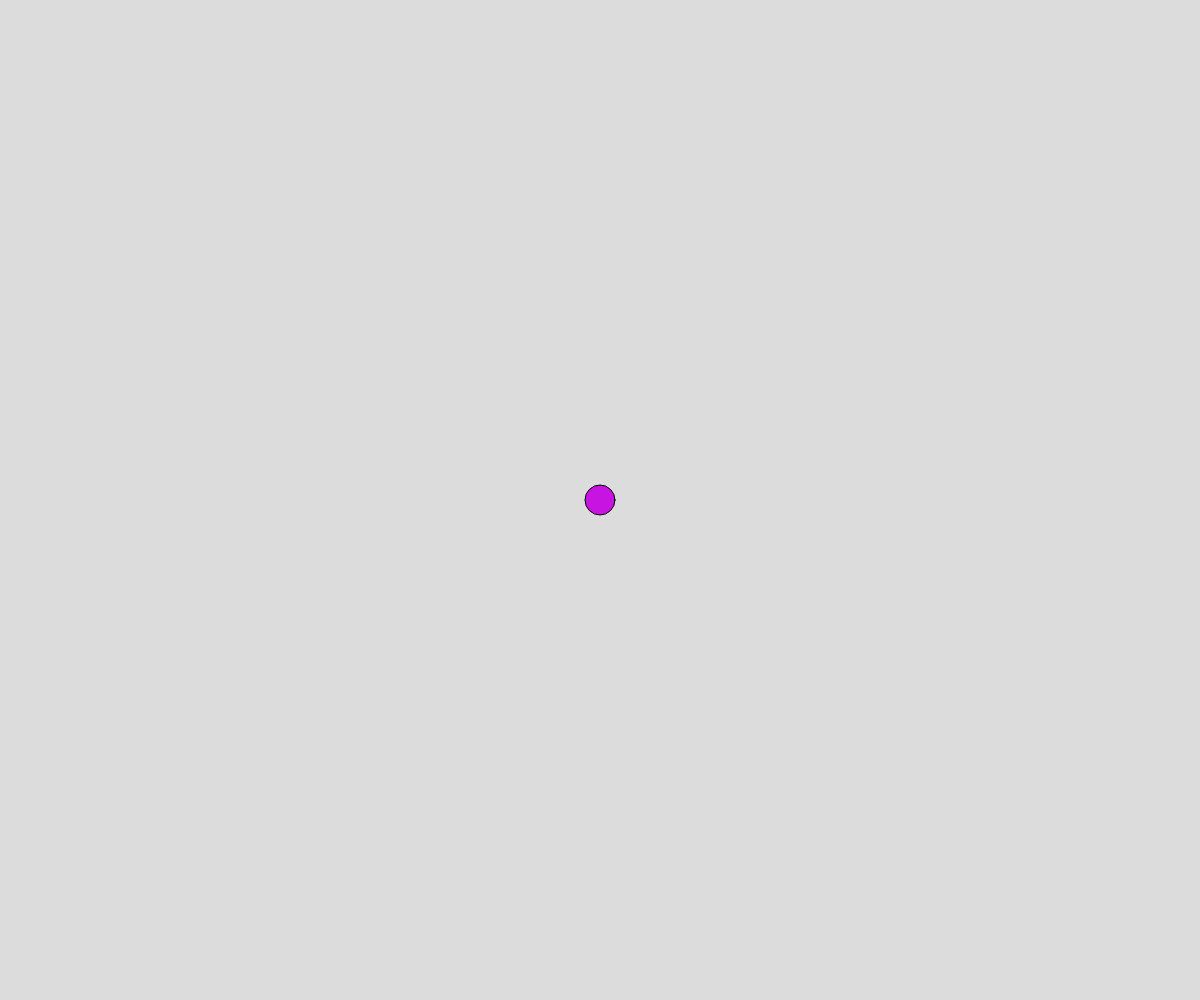
Frame 1 (no input)
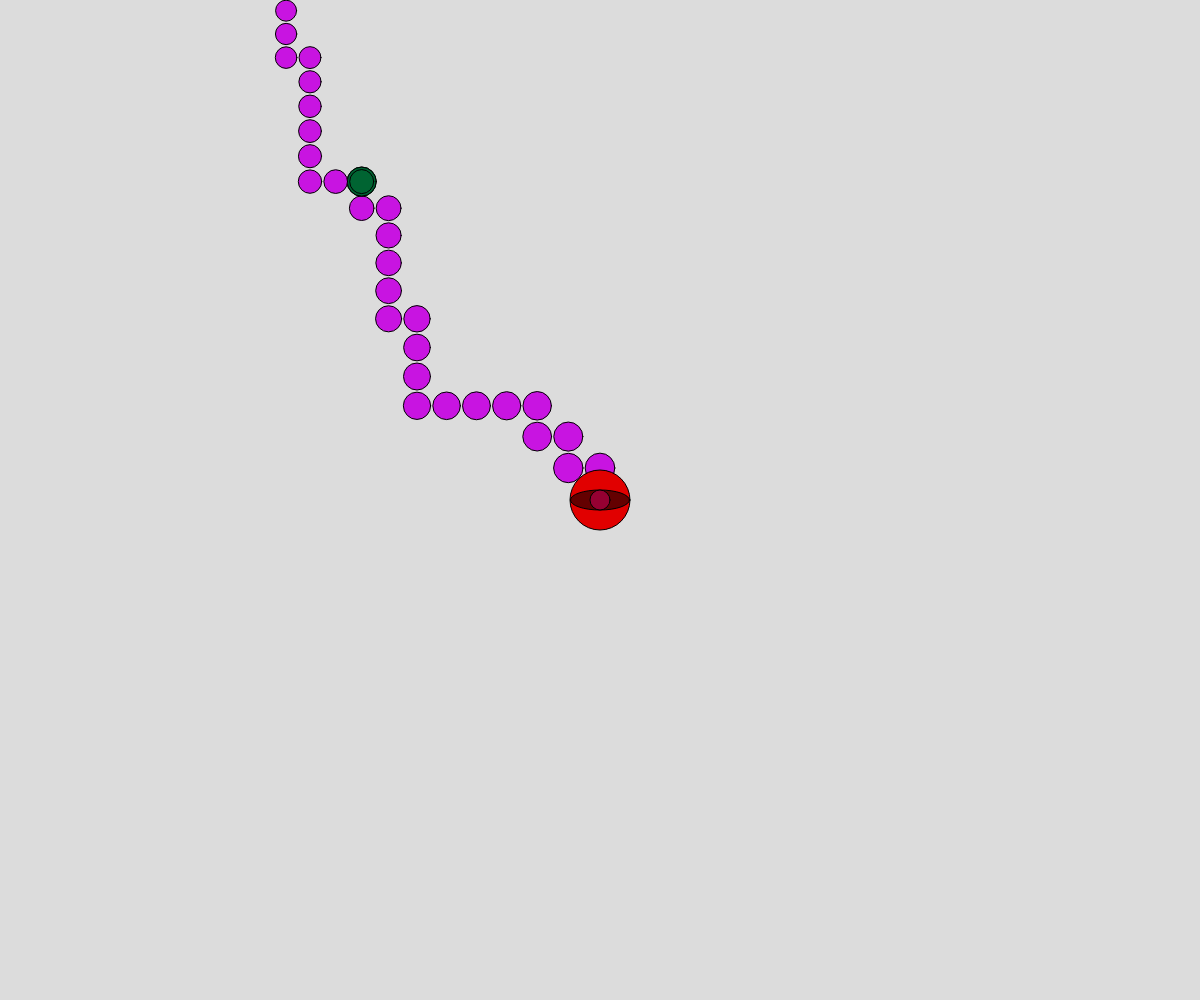
Frame 60 (no input)
Frame 120 (the mouse pressed at the canvas centre since frame 60): identical to frame 60, image omitted

The p5.js sketch that drew these frames (run headless with seeded random() and noise() and a simulated clock; from frame 60 on, the mouse is pressed at the canvas centre):

// p5.js sketch
// ── sketch.js
// Creeper
// Andrew
// Feb 28, 2019

let x, y;
let size;
let movement;
let hive;
//let location;

function setup() {
  createCanvas(windowWidth, windowHeight);
  background(220);
  x = windowWidth / 2;
  y = windowHeight / 2;
  size = 30;
  hive = 0;
  //location = [x, y];
}

function draw() {
  fill (200, 20, 225);
  if (movement >= 9){
    fill (0, 100, 50);
    ellipse(x, y, size + 5);
  }
  ellipse(x, y, size);
  movement = random(0, 10);

  if (movement <= 4){
    x = x - size - 2;
  }
  else if (movement <= 9){
    y = y - size - 2;
  }
  else if (movement >= 9){
    fill (0, 100, 50);
    ellipse(x, y, size + 5);
  }

  if (size >= 5){
    size -= 0.3;
  }
  if (hive === 10){
    fill(225, 0, 0);
    ellipse(windowWidth / 2, windowHeight / 2, 60);
  }
  if (hive === 25){
    fill (100, 0, 0);
    ellipse(windowWidth / 2, windowHeight / 2, 59, 20);
  }
  if (hive === 50){
    fill (150, 0, 50);
    ellipse(windowWidth / 2, windowHeight / 2, 20, 20);
  }
  hive++;
}
